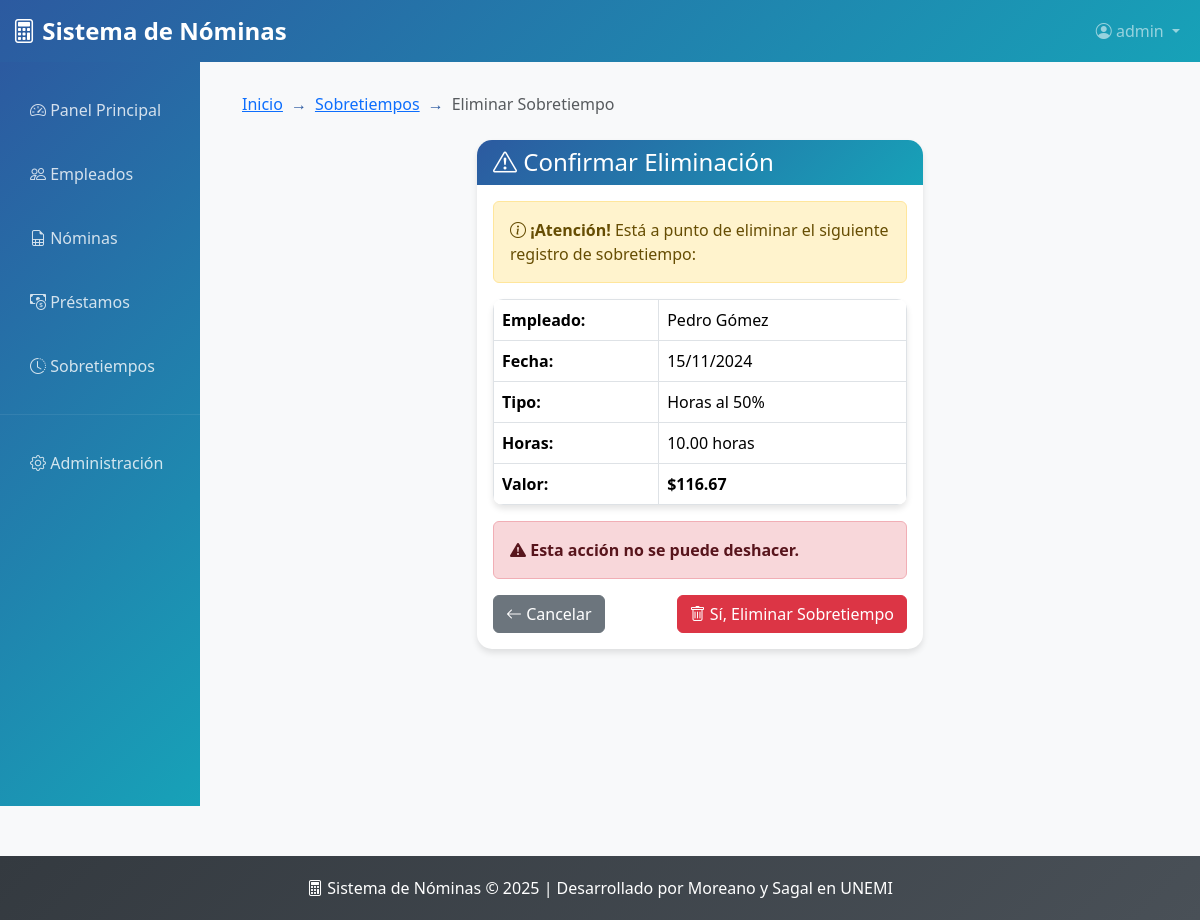
/sobretiempos/66/eliminar/ (signed in), run on the app's committed database.
### sobretiempo/models.py (models this page shows, shortened)
class Sobretiempo(models.Model):
    empleado = models.ForeignKey(Empleado, on_delete=models.CASCADE)
    fecha_registro = models.DateField()
    tipo_sobretiempo = models.ForeignKey(TipoSobretiempo, on_delete=models.CASCADE)
    numero_horas = models.DecimalField(max_digits=6, decimal_places=2)
    valor = models.DecimalField(max_digits=10, decimal_places=2, editable=False, default=0)
    class Meta:
        verbose_name = "Sobretiempo"
        verbose_name_plural = "Sobretiempos"
        ordering = ['-fecha_registro']

class TipoSobretiempo(models.Model):
    codigo = models.CharField(max_length=10)  # Ej: "H50", "H100"
    descripcion = models.CharField(max_length=100)  # Ej: "Horas al 50%", "Horas al 100%"
    factor = models.DecimalField(max_digits=4, decimal_places=2)  # Ej: 1.50, 2.00
    class Meta:
        verbose_name = "Tipo de Sobretiempo"
        verbose_name_plural = "Tipos de Sobretiempo"

### nomina/models.py (models this page shows, shortened)
class Empleado(models.Model):
    cedula = models.CharField(max_length=10, unique=True)
    nombre = models.CharField(max_length=200)
    sueldo = models.DecimalField(max_digits=10, decimal_places=2)
    departamento = models.CharField(max_length=100)
    cargo = models.CharField(max_length=100)
    fecha_ingreso = models.DateField(null=True, blank=True)

### sobretiempo/views.py (the view, shortened to what this page needs)
# urls.py: path('<int:sobretiempo_id>/eliminar/', views.SobretiempoDeleteView.as_view(), name='sobretiempo_eliminar'),
class SobretiempoDeleteView(LoginRequiredMixin, TitleContextMixin, DeleteView):
    model = Sobretiempo
    template_name = 'sobretiempo_confirmar_eliminar.html'
    pk_url_kwarg = 'sobretiempo_id'
    success_url = reverse_lazy('sobretiempos_lista')
    title1 = "Sobretiempos"
    title2 = "Eliminar Sobretiempo"

### sobretiempo/mixins.py (called while the page is built)
    def get_context_data(self, **kwargs):
        context = super().get_context_data(**kwargs)
        if self.title1:
            context["title1"] = self.title1
        if self.title2:
            context["title2"] = self.title2
        return context

### templates/sobretiempo_confirmar_eliminar.html (shortened to what this page needs)
{% extends 'base.html' %}
{% block breadcrumb_items %}
<li class="breadcrumb-item"><a href="{% url 'sobretiempos_lista' %}">Sobretiempos</a></li>
<li class="breadcrumb-item active">Eliminar Sobretiempo</li>
{% endblock %}
{% block content %}
<div class="row justify-content-center">
    <div class="col-md-6">
        <div class="card border-danger">
            <div class="card-header bg-danger text-white">
                <h4 class="mb-0"><i class="bi bi-exclamation-triangle"></i> Confirmar Eliminación</h4>
            </div>
            <div class="card-body">
                <div class="alert alert-warning">
                    <i class="bi bi-info-circle"></i>
                    <strong>¡Atención!</strong> Está a punto de eliminar el siguiente registro de sobretiempo:
                </div>
                <table class="table table-bordered">
                    <tr>
                        <th width="40%">Empleado:</th>
                        <td>{{ sobretiempo.empleado.nombre }}</td>
                    </tr>
                    <tr>
                        <th>Fecha:</th>
                        <td>{{ sobretiempo.fecha_registro|date:"d/m/Y" }}</td>
                    </tr>
                    <tr>
                        <th>Tipo:</th>
                        <td>{{ sobretiempo.tipo_sobretiempo.descripcion }}</td>
                    </tr>
                    <tr>
                        <th>Horas:</th>
                        <td>{{ sobretiempo.numero_horas }} horas</td>
                    </tr>
                    <tr>
                        <th>Valor:</th>
                        <td><strong>${{ sobretiempo.valor|floatformat:2 }}</strong></td>
                    </tr>
                </table>
                <div class="alert alert-danger">
                    <i class="bi bi-exclamation-triangle-fill"></i>
                    <strong>Esta acción no se puede deshacer.</strong>
                </div>
                <form method="post">
                    <div class="d-flex justify-content-between">
                        <a href="{% url 'sobretiempos_lista' %}" class="btn btn-secondary">
                            <i class="bi bi-arrow-left"></i> Cancelar
                        </a>
                        <button type="submit" class="btn btn-danger">
                            <i class="bi bi-trash"></i> Sí, Eliminar Sobretiempo
                        </button>
                    </div>
                </form>
            </div>
        </div>
    </div>
</div>
{% endblock %}

### templates/base.html (shortened to what this page needs)
<!DOCTYPE html>
<html lang="es">
<head>
    <link href="https://cdn.jsdelivr.net/npm/bootstrap@5.3.2/dist/css/bootstrap.min.css" rel="stylesheet">
    <link rel="stylesheet" href="https://cdn.jsdelivr.net/npm/bootstrap-icons@1.11.1/font/bootstrap-icons.css">
</head>
<body>
    <nav class="navbar navbar-expand-lg navbar-dark" style="background: linear-gradient(135deg, var(--primary-color), var(--secondary-color));">
        <div class="container-fluid">
            <a class="navbar-brand" href="{% url 'dashboard' %}">
                <i class="bi bi-calculator"></i> Sistema de Nóminas
            </a>
            <div class="collapse navbar-collapse" id="navbarNav">
                <ul class="navbar-nav ms-auto">
                    <li class="nav-item dropdown">
                        {% if user.is_authenticated %}
                            <a class="nav-link dropdown-toggle" href="#" role="button" data-bs-toggle="dropdown">
                                <i class="bi bi-person-circle"></i> {{ user.username }}
                            </a>
                        {% endif %}
                    </li>
                </ul>
            </div>
        </div>
    </nav>
    <div class="container-fluid">
        <div class="row">
            <div class="col-md-3 col-lg-2 px-0">
                <div class="sidebar">
                    <nav class="nav flex-column pt-3">
                        <a class="nav-link {% if request.resolver_match.url_name == 'dashboard' %}active{% endif %}" href="{% url 'dashboard' %}">
                            <i class="bi bi-speedometer2"></i> Panel Principal
                        </a>
                        <a class="nav-link {% if request.resolver_match.url_name == 'empleados_lista' %}active{% endif %}" href="{% url 'empleados_lista' %}">
                            <i class="bi bi-people"></i> Empleados
                        </a>
                        <a class="nav-link {% if request.resolver_match.url_name == 'nominas_lista' %}active{% endif %}" href="{% url 'nominas_lista' %}">
                            <i class="bi bi-file-earmark-spreadsheet"></i> Nóminas
                        </a>
                        <a class="nav-link {% if request.resolver_match.url_name == 'prestamos_lista' %}active{% endif %}" href="{% url 'prestamos_lista' %}">
                            <i class="bi bi-cash-coin"></i> Préstamos
                        </a>
                        <a class="nav-link {% if request.resolver_match.url_name == 'sobretiempos_lista' %}active{% endif %}" href="{% url 'sobretiempos_lista' %}">
                            <i class="bi bi-clock-history"></i> Sobretiempos
                        </a>
                        <hr class="my-3" style="border-color: rgba(255,255,255,0.3);">
                        <a class="nav-link" href="/admin/">
                            <i class="bi bi-gear"></i> Administración
                        </a>
                    </nav>
                </div>
            </div>
            <div class="col-md-9 col-lg-10">
                <div class="main-content fade-in">
                    {% block breadcrumb %}
                    <nav aria-label="breadcrumb" class="mb-4">
                        <ol class="breadcrumb">
                            <li class="breadcrumb-item"><a href="{% url 'dashboard' %}">Inicio</a></li>
                            {% block breadcrumb_items %}{% endblock %}
                        </ol>
                    </nav>
                    {% endblock %}
                    {% block content %}{% endblock %}
                </div>
            </div>
        </div>
    </div>
    <footer class="footer">
        <div class="container">
            <p class="mb-0">
                <i class="bi bi-calculator"></i> Sistema de Nóminas © 2025
                | Desarrollado por Moreano y Sagal en UNEMI
            </p>
        </div>
    </footer>
</body>
</html>

### templates/base.html (style rules this page uses)
:root { --primary-color: #2c5aa0; --secondary-color: #17a2b8; --success-color: #28a745; --danger-color: #dc3545; --warning-color: #ffc107; --info-color: #17a2b8; --light-color: #f8f9fa; --dark-color: #343a40; }
body { background-color: var(--light-color); font-family: 'Segoe UI', Tahoma, Geneva, Verdana, sans-serif; }
.navbar-brand { font-weight: bold; font-size: 1.5rem; }
.sidebar { min-height: calc(100vh - 56px); background: linear-gradient(135deg, var(--primary-color), var(--secondary-color)); color: white; transition: all 0.3s; }
.sidebar .nav-link { color: rgba(255, 255, 255, 0.8); padding: 15px 20px; border-radius: 8px; margin: 5px 10px; transition: all 0.3s; }
.main-content { padding: 30px; }
.card { border: none; border-radius: 15px; box-shadow: 0 4px 6px rgba(0, 0, 0, 0.1); transition: transform 0.3s, box-shadow 0.3s; }
.card-header { background: linear-gradient(135deg, var(--primary-color), var(--secondary-color)); color: white; border-radius: 15px 15px 0 0 !important; border: none; }
.table { border-radius: 10px; overflow: hidden; box-shadow: 0 4px 6px rgba(0, 0, 0, 0.1); }
.footer { background: linear-gradient(135deg, var(--dark-color), #495057); color: white; text-align: center; padding: 20px 0; margin-top: 50px; }
.fade-in { animation: fadeIn 0.5s ease-in; }
.breadcrumb { background: transparent; padding: 0; }
.breadcrumb-item + .breadcrumb-item::before { content: "→"; color: var(--primary-color); }

### data on the page
Sobretiempo: empleado.nombre "Pedro Gómez", fecha_registro "15/11/2024", tipo_sobretiempo.descripcion "Horas al 50%", numero_horas "10.00", valor "116.67"

### other printed values
{{ user.username }} "admin"
